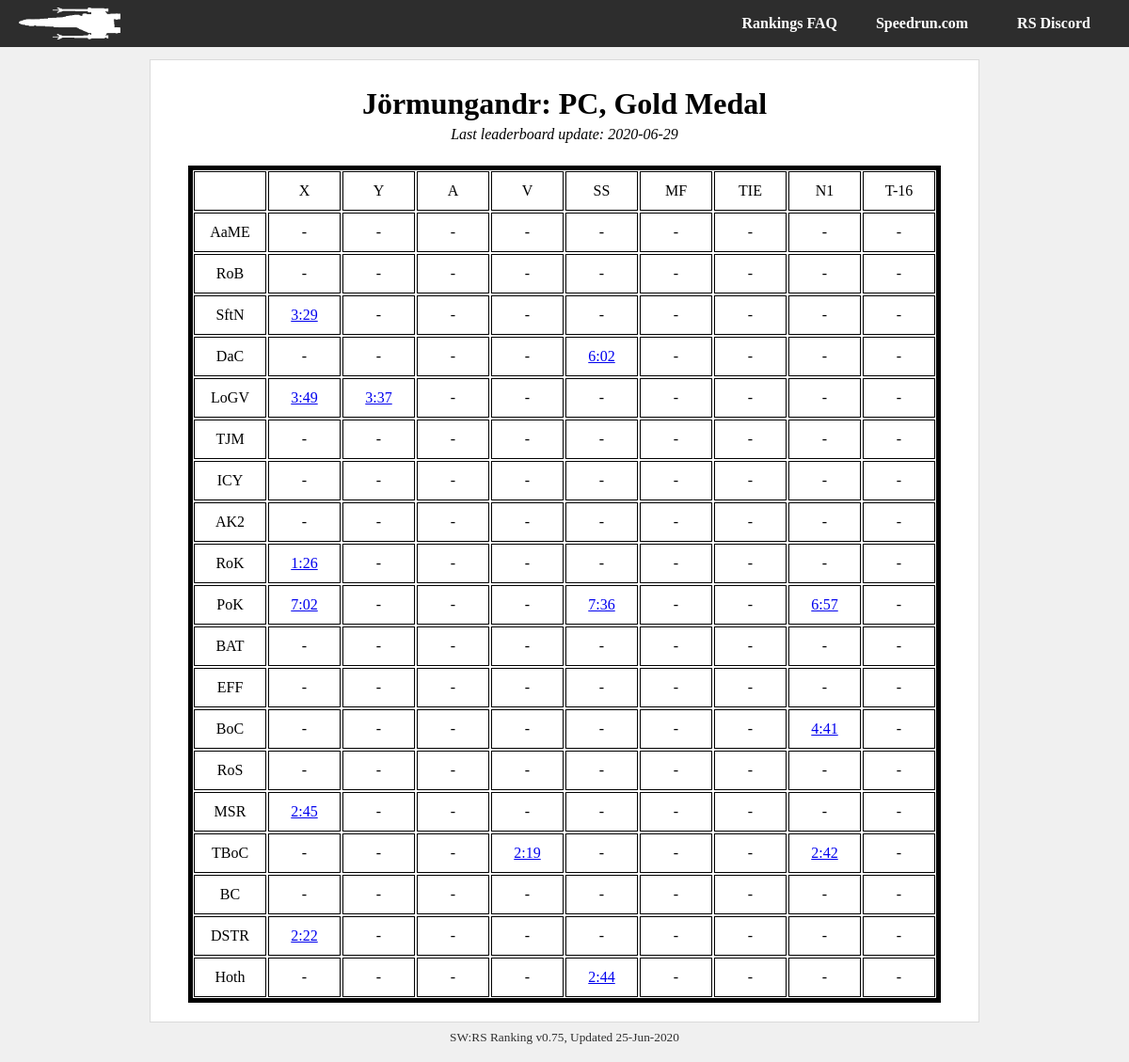
The page /player/Jörmungandr/pc_gold on the database its author committed.
### tables this page shows
CREATE TABLE metadata (field          text primary key,value          text);

CREATE TABLE il_runs_20200629 (run_id          integer primary key,level           text,category        text,player          text,time            integer default 9999,platform        text,medal           text,src_link        text);

### swrs.py (the view)
@app.route('/player/<player_id>/<category>')
def player_cat(player_id, category):
    con = lite.connect(DATABASE)
    with con:
        cur = con.cursor()
        cur.execute('SELECT value FROM metadata ' +
                    'WHERE field = "last_update"')
    last_up = cur.fetchall()[0][0]
    tag = last_up + '_' + category
    if category[0:2] == 'pc':
        console = "PC"
    elif category[0:3] == 'n64':
        console = 'N64'
    else:
        console = 'CONSOLE?'
    if category[-3:] == 'any':
        medal_type = "Any Medal"
    elif category[-4:] == 'gold':
        medal_type = 'Gold Medal'
    else:
        medal_type = 'MEDAL?'
    runs = []
    for lev in il_level_names:
        level_array = []
        for ship in il_category_names:
            cur = con.cursor()
            with con:
                cur.execute('SELECT level, category, time, "src_link" ' +
                            'FROM il_runs_' + last_up + ' ' +
                            'WHERE player = "' + player_id + '" AND ' +
                            'platform = "' + console + '" AND ' +
                            'level = "' + lev + '" AND ' +
                            'category = "' + ship + '" AND ' +
                            'medal = "' + medal_type + '";')
            run = cur.fetchall()
            if run:
                run = list(run[0])
                print(run)
                run[2] = convert_seconds(run[2])
            level_array.append(run)
        runs.append(level_array)
    for i in runs:
        print(i)
    try:
        return render_template('player-category.html',
                               name=player_id,
                               medal=medal_type,
                               platform=console,
                               runs=runs,
                               last_update=DATESTAMP)
    except Exception as e:
        return str(e)

### swrs.py (called while the page is built)
def convert_seconds(in_time):
    print(in_time)
    out_time = 'ERR'
    secs = in_time % 60
    mins = (in_time - secs) // 60
    if secs < 10:
        secs = '0' + str(secs)
    out_time = str(mins) + ':' + str(secs)
    return out_time

@app.teardown_appcontext
def close_connection(exception):
    db = getattr(g, '_database', None)
    if db is not None:
        db.close()

### templates/player-category.html
{% from "macros.html" import header, footer, categories, title, player_chart %}
{{ header(name +" | SWRS") }}
{{ title(name + ": " + platform + ", " + medal, last_update) }}
{% set level_acronyms = ["AaME",
"RoB",
"SftN",
"DaC",
"LoGV",
"TJM",
"ICY",
"AK2",
"RoK",
"PoK",
"BAT",
"EFF",
"BoC",
"RoS",
"MSR",
"TBoC",
"BC",
"DSTR",
"Hoth"] %}
    <div id="about">
            <div id="runs-table">
                <div class="runs-table-row">
                    <div class="runs-table-timebox"> </div>
                    <div class="runs-table-timebox">X</div>
                    <div class="runs-table-timebox">Y</div>
                    <div class="runs-table-timebox">A</div>
                    <div class="runs-table-timebox">V</div>
                    <div class="runs-table-timebox">SS</div>
                    <div class="runs-table-timebox">MF</div>
                    <div class="runs-table-timebox">TIE</div>
                    <div class="runs-table-timebox">N1</div>
                    <div class="runs-table-timebox">T-16</div>
                </div>
            {% for i in range(runs|length): %}
                {% set level = runs[i] %}
                <div class="runs-table-row {{ level_acronyms[i] }}">
                <div class="runs-table-timebox">{{ level_acronyms[i] }}</div>
                {% for ship in level %}
                    <div class="runs-table-timebox">
                        {% if ship: %}
                            <a href="{{ ship[3] }}">{{ ship[2] }}</a>
                        {% else %}
                            -
                        {% endif %}
                    </div>
                {% endfor %}
                </div>
            {% endfor %}
            </div>
    </div>
{{ footer() }}

### templates/macros.html (shortened to what this page needs)
{% macro header(header_text) %}
<html>
    <head>
        <link rel="stylesheet" type="text/css" href="{{ url_for('static', filename = 'style.css') }}" />
    </head>
    <body>
    <div id="container">
        {{ tabs() }}
    <div id="body-wrapper">
        <div id="body-content">
{% endmacro %}
{% macro tabs() %}
        <div id="body-tabs">
            <div id="lefttabs">
                <a href="/"><img src= {{ url_for('static', filename = 'logo.png') }}></a>
            </div>
            <div id="righttabs">
                <a href="https://discord.gg/Gp7swfc"><div id="tab" class="topplayers back">RS Discord</div></a>
            </div>
            <div id="righttabs">
                <a href="https://www.speedrun.com/rogue1/"><div id="tab" class="topplayers back">Speedrun.com</div></a>
            </div>
            <div id="righttabs">
                <a href="/faq"><div id="tab" class="topplayers back">Rankings FAQ</div></a>
            </div>
        </div>
{% endmacro %}
{% macro title(name, date) %}
            <div id="title">
                    <h1>
                        {{ name }}
                    </h1>
                    {% if date %}
                    <div id="lastupdate">
                        <p>Last leaderboard update: {{ date[:4] }}-{{ date[4:6] }}-{{ date[6:] }}</p>
                    </div>
                    {% endif %}
            </div>
{% endmacro %}
{% macro footer() %}
            </div>
            <div id="footertext">
                <span title="v0.75 Fett">SW:RS Ranking v0.75, Updated 25-Jun-2020</span>
            </div>
        </div>
    </div>
    </body>
</html>
{% endmacro %}

### static/style.css (style rules this page uses)
body { font-family: 'LiberationSerif', 'Bookman', 'Times', Serif; margin: 0px; background: #f0f0f0; position: relative; }
#container { position: absolute; width: 100%; height: 100%; }
#body-wrapper { width: max-content; max-width: 95%; margin-left:auto; margin-right:auto; padding: 10px; display: block; position: relative; overflow: hidden !important; }
#body-tabs { display: block; overflow: hidden; background: #2d2d2d; padding: 0px 10px; height: 50px; background-repeat: no-repeat; background-size: auto 35px; background-attachment: fixed; background-position-x: center; background-position-y: 7px; }
#tab { display: inline-block; color: #ffffff; padding: 00px 20px; border-radius: 0px; margin: 0px; min-width: 100px; text-align: center; font-weight: bold; line-height: 50px; height: 100%; }
#lefttabs { float: left; }
#lefttabs img { padding: 8px 10px; height: 34px; }
#righttabs { float: right; }
#body-content { border: 1px #dadada solid; min-height: 100px; background: #ffffff; border-radius: 0px; margin-top: 3px; padding: 20px 40px; }
#title { text-align: center; margin: .5em 0em 1.5em 0em; font-weight: bold; font-style: italic; }
#title h1 { margin: 0em 0em .0em 0em; font-style: normal; }
#footertext { text-align: center; font-size: 10pt; padding: 8px; opacity: 0.8; }
#lastupdate p { font-weight: normal; padding: 0; margin: 5px 0 0 0; }
#runs-table { border: 5px solid #000000; overflow: hidden; }
.runs-table-row { display: flex; flex-direction: row; flex-wrap: nowrap; justify-content: flex-start; align-items: stretch; align-content: stretch; }
.runs-table-timebox { margin: 1px; width: 75px; line-height: 20px; padding-top: 10px; padding-bottom: 10px; border: 1px solid #000000; text-align: center; vertical-align: middle; }

### rows shown on the page
metadata: value "2020", value "06", value "29"
il_runs_20200629: ship "3:29"
il_runs_20200629: ship "6:02"
il_runs_20200629: ship "3:49"
il_runs_20200629: ship "3:37"
il_runs_20200629: ship "1:26"
il_runs_20200629: ship "7:02"
il_runs_20200629: ship "7:36"
il_runs_20200629: ship "6:57"
il_runs_20200629: ship "4:41"
il_runs_20200629: ship "2:45"
il_runs_20200629: ship "2:19"
il_runs_20200629: ship "2:42"
il_runs_20200629: ship "2:22"
il_runs_20200629: ship "2:44"

### other values the page prints
{{ name }} "Jörmungandr: PC, Gold Medal"
{{ level_acronyms[i] }} "AaME" "RoB" "SftN" "DaC" "LoGV" "TJM" "ICY" "AK2" "RoK" "PoK" "BAT" "EFF" "BoC" "RoS" "MSR" "TBoC" "BC" "DSTR" "Hoth"
